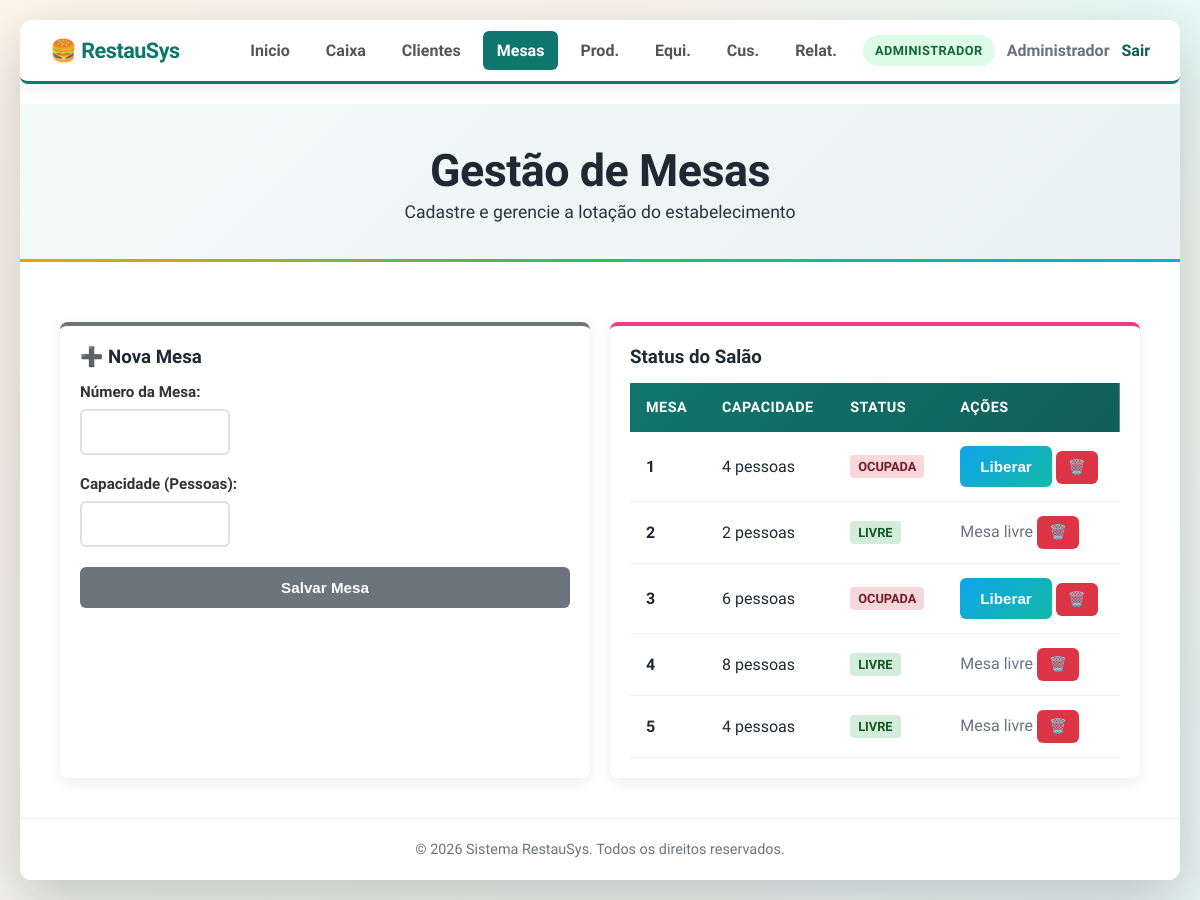
Before: /pages/mesas.php (signed in) with the older database file.
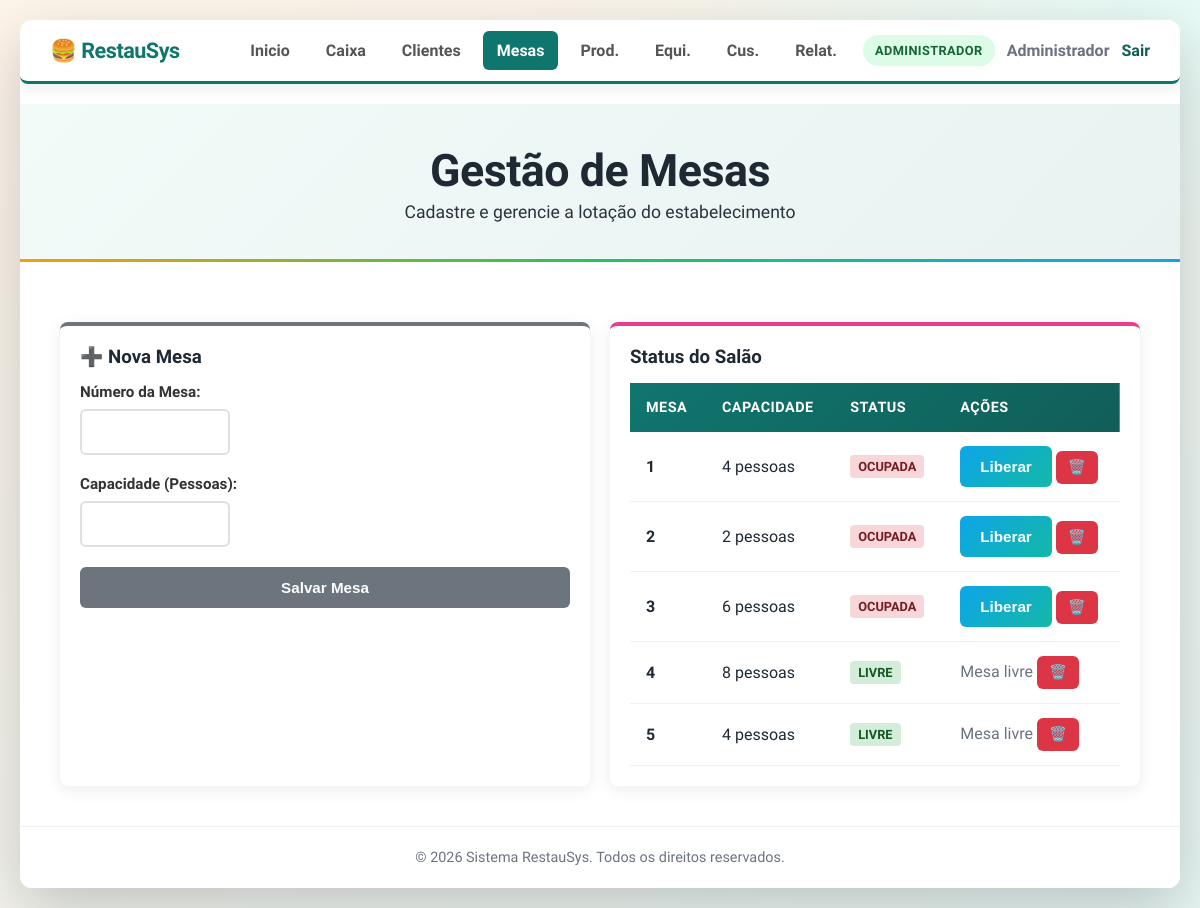
After: the same page with the newer database file.
### tables this page shows
CREATE TABLE mesas (
    id_mesa INTEGER PRIMARY KEY AUTOINCREMENT,
    numero INTEGER NOT NULL UNIQUE,
    capacidade INTEGER NOT NULL,
    status TEXT NOT NULL DEFAULT 'livre' CHECK (status IN ('livre','ocupada','reservada'))
);

### pages/mesas.php (the view, shortened to what this page needs)
<?php
require_once __DIR__ . "/../config/config.php";
$mesas = query_all("SELECT * FROM mesas ORDER BY numero ASC");
?>
<!DOCTYPE html>
<html lang="pt-BR">
<head>
    <link rel="stylesheet" href="../css/style.css">
</head>
<body>
    <div class="container">
        <header>
            <div class="header-content">
                <h1>Gestão de Mesas</h1>
                <p class="header-subtitle">Cadastre e gerencie a lotação do estabelecimento</p>
            </div>
        </header>
        <main>
            <div class="dashboard-grid">
                <?php if (usuario_admin()): ?>
                    <div class="card" style="border-top-color: #6c757d;">
                        <h3>➕ Nova Mesa</h3>
                        <form method="POST" class="formulario">
                            <div class="form-grupo">
                                <label>Número da Mesa:</label>
                                <input type="number" name="numero" required>
                            </div>
                            <div class="form-grupo">
                                <label>Capacidade (Pessoas):</label>
                                <input type="number" name="capacidade" required>
                            </div>
                            <button type="submit" class="btn " style="background: #6c757d; color: white;">Salvar Mesa</button>
                        </form>
                    </div>
                <?php endif; ?>
                <div class="card" style="border-top-color: #e83e8c;">
                    <h3>Status do Salão</h3>
                    <div style="max-height: 400px; overflow-y: auto;">
                        <table class="tabela">
                            <thead>
                                <tr>
                                    <th>Mesa</th>
                                    <th>Capacidade</th>
                                    <th>Status</th>
                                    <?php if (usuario_admin()): ?><th>Ações</th><?php else: ?><th>Operação</th><?php endif; ?>
                                </tr>
                            </thead>
                            <tbody>
                                <?php foreach($mesas as $m): ?>
                                <tr>
                                    <td><strong><?=$m["numero"]?></strong></td>
                                    <td><?=$m["capacidade"]?> pessoas</td>
                                    <td>
                                        <span class="status-badge status-<?=$m["status"]?>"><?=$m["status"]?></span>
                                    </td>
                                    <td>
                                        <?php if ($m["status"] !== "livre"): ?>
                                            <form method="POST" style="display:inline;" onsubmit="return confirm('Deseja liberar esta mesa?');">
                                                <button type="submit" class="btn btn-adicionar" title="Liberar">Liberar</button>
                                            </form>
                                        <?php else: ?>
                                            <span style="color: #6b7280;">Mesa livre</span>
                                        <?php endif; ?>
                                        <?php if (usuario_admin()): ?>
                                            <form method="POST" style="display:inline;" onsubmit="return confirm('Deseja remover esta mesa?');">
                                                <button type="submit" class="btn btn-remover" title="Remover">🗑️</button>
                                            </form>
                                        <?php endif; ?>
                                    </td>
                                </tr>
                                <?php endforeach; ?>
                            </tbody>
                        </table>
                    </div>
                </div>
            </div>
        </main>
        <footer class="app-footer">
            &copy; <?=date("Y")?> Sistema RestauSys. Todos os direitos reservados.
        </footer>
    </div>
</body>
</html>

Changed rows visible on the page:
changed mesas (number 2 of 5 on the later page): status "LIVRE" → "OCUPADA"; status "Mesa livre" → "Liberar"
